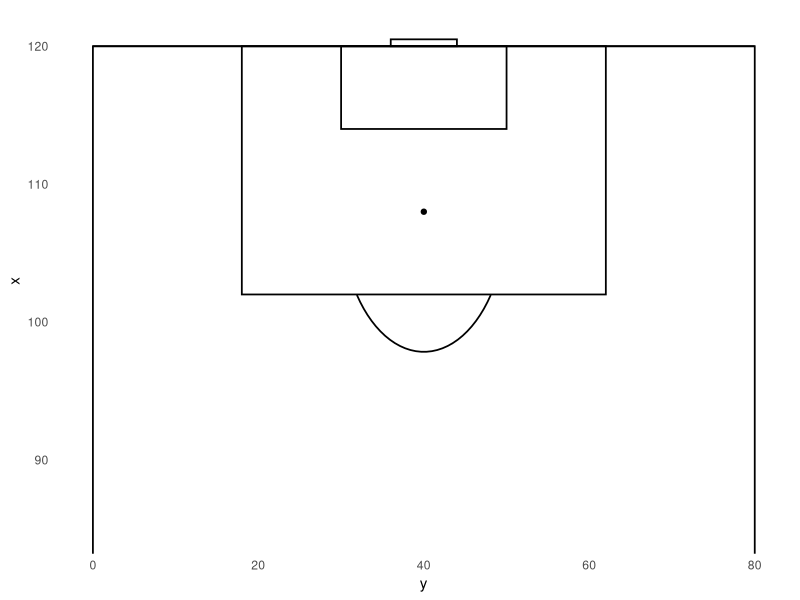

This chart was generated by the following R code:
### app dependencies
library(ggplot2)
library(ggthemes)

geom_halfpitch<- ggplot() + annotate("rect",xmin = 0, xmax = 120, ymin = 0, ymax = 80, fill = NA, colour = "black", linewidth = 0.6) +
  annotate("rect",xmin = 0, xmax = 60, ymin = 0, ymax = 80, fill = NA, colour = "black", linewidth = 0.6) +
  annotate("rect",xmin = 18, xmax = 0, ymin = 18, ymax = 62, fill = NA, colour = "black", linewidth = 0.6) +
  annotate("rect",xmin = 102, xmax = 120, ymin = 18, ymax = 62, fill = NA, colour = "black", linewidth = 0.6) +
  annotate("rect",xmin = 0, xmax = 6, ymin = 30, ymax = 50, fill = NA, colour = "black", linewidth = 0.6) +
  annotate("rect",xmin = 120, xmax = 114, ymin = 30, ymax = 50, fill = NA, colour = "black", linewidth = 0.6) +
  annotate("rect",xmin = 120, xmax = 120.5, ymin =36, ymax = 44, fill = NA, colour = "black", linewidth = 0.6) +
  annotate("rect",xmin = 0, xmax = -0.5, ymin =36, ymax = 44, fill = NA, colour = "black", linewidth = 0.6) +
  annotate("segment", x = 60, xend = 60, y = -0.5, yend = 80.5, colour = "black", linewidth = 0.6)+
  annotate("segment", x = 0, xend = 0, y = 0, yend = 80, colour = "black", linewidth = 0.6)+
  annotate("segment", x = 120, xend = 120, y = 0, yend = 80, colour = "black", linewidth = 0.6)+
  theme(rect = element_blank(),
        line = element_blank()) +
  # add penalty spot right
  annotate("point", x = 108 , y = 40, colour = "black") +
  annotate("path", colour = "black", linewidth = 0.6,
           x=60+10*cos(seq(0,2*pi,length.out=2000)),
           y=40+10*sin(seq(0,2*pi,length.out=2000)))+
  # add centre spot
  annotate("point", x = 60 , y = 40, colour = "black") +
  annotate("path", x=12+10*cos(seq(-0.3*pi,0.3*pi,length.out=30)), linewidth = 0.6,
           y=40+10*sin(seq(-0.3*pi,0.3*pi,length.out=30)), col="black") +
  annotate("path", x=107.84-10*cos(seq(-0.3*pi,0.3*pi,length.out=30)), linewidth = 0.6,
           y=40-10*sin(seq(-0.3*pi,0.3*pi,length.out=30)), col="black") +
  coord_flip(xlim = c(85, 121))

pitch_theme <- ggthemes::theme_fivethirtyeight() +
  theme(
    axis.text.x = element_blank(),
    axis.ticks = element_blank(),
    axis.text.y = element_blank(),
    plot.background = element_rect(fill = "white", color = NA),
    panel.background = element_rect(fill = "white", color = NA),
    panel.grid = element_blank(),
    legend.position = "top",
    legend.background = element_blank(),
    legend.box.background = element_blank(),
    aspect.ratio = 65 / 100,
    panel.grid.major = element_blank(),
    panel.grid.minor = element_blank(),
    plot.title = element_text(hjust = .5),
    plot.subtitle = element_text(hjust = .5),
    legend.margin = margin(t = 5, r = 0, b = 0, l = 0),
    plot.margin = margin(t = 5, r = 5, b = 5, l = 5)
  )

maptheme <- pitch_theme <- ggthemes::theme_fivethirtyeight() +
  theme(
    axis.text.x = element_blank(),
    axis.ticks = element_blank(),
    axis.text.y = element_blank(),
    plot.background = element_rect(fill = "white", color = NA),
    panel.background = element_rect(fill = "white", color = NA),
    panel.grid = element_blank(),
    legend.position = "top",
    legend.background = element_blank(),
    legend.box.background = element_blank(),
    panel.grid.major = element_blank(),
    panel.grid.minor = element_blank(),
    plot.title = element_text(hjust = .5),
    plot.subtitle = element_text(hjust = .5),
    plot.margin = margin(t = 10, r = 5, b = 5, l = 5),
    legend.key.width = unit(1, "cm"),
    legend.text = element_text(margin = margin(r = 10))
  )

country_colors <- c(
  "www/bra.png" = "#12b045",
  "www/ita.png" = "#e50027",
  "www/uswnt.png" = "#bc2030",
  "www/eng.png" = "#2756ae",
  "www/aus.png" = "grey70",
  "www/fra.png" = "#1b2c4c",
  "www/spa.png" = "#ffca02"
)
